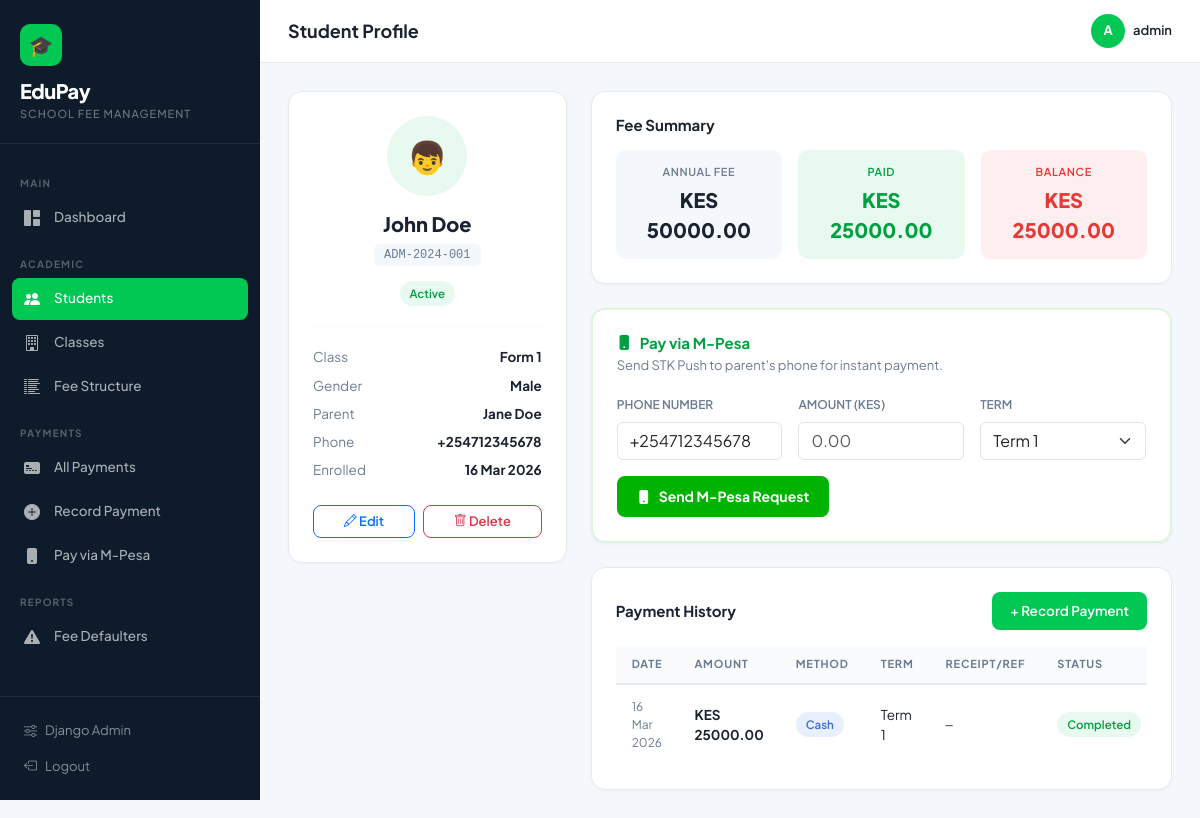
The app's page /students/2/ (signed in) with its own data.
### fees/models.py (models this page shows, shortened)
class Student(models.Model):
    GENDER_CHOICES = [('M', 'Male'), ('F', 'Female'), ('O', 'Other')]
    STATUS_CHOICES = [('active', 'Active'), ('inactive', 'Inactive'), ('graduated', 'Graduated')]
    admission_number = models.CharField(max_length=20, unique=True)
    first_name = models.CharField(max_length=100)
    last_name = models.CharField(max_length=100)
    gender = models.CharField(max_length=1, choices=GENDER_CHOICES)
    date_of_birth = models.DateField(null=True, blank=True)
    student_class = models.ForeignKey(Class, on_delete=models.SET_NULL, null=True, related_name='students')
    parent_name = models.CharField(max_length=200)
    parent_phone = models.CharField(max_length=15)  # Used for M-Pesa STK Push
    parent_email = models.EmailField(blank=True)
    status = models.CharField(max_length=10, choices=STATUS_CHOICES, default='active')
    date_enrolled = models.DateField(default=timezone.now)
    photo = models.ImageField(upload_to='students/', null=True, blank=True)
    class Meta:
        ordering = ['last_name', 'first_name']
    @property
    def full_name(self):
        return f"{self.first_name} {self.last_name}"
    @property
    def total_paid(self):
        return sum(p.amount for p in self.payments.filter(status='completed'))
    @property
    def balance(self):
        if self.student_class:
            return self.student_class.annual_fee - self.total_paid
        return 0
    @property
    def is_defaulter(self):
        return self.balance > 0

class Class(models.Model):
    name = models.CharField(max_length=50)          # e.g. "Form 1", "Grade 6"
    level = models.CharField(max_length=50, blank=True)
    annual_fee = models.DecimalField(max_digits=10, decimal_places=2, default=0)
    class Meta:
        verbose_name_plural = "Classes"
        ordering = ['name']

class Payment(models.Model):
    STATUS_CHOICES = [
        ('pending', 'Pending'),
        ('completed', 'Completed'),
        ('failed', 'Failed'),
        ('cancelled', 'Cancelled'),
    ]
    METHOD_CHOICES = [
        ('mpesa', 'M-Pesa'),
        ('cash', 'Cash'),
        ('bank', 'Bank Transfer'),
        ('cheque', 'Cheque'),
    ]
    TERM_CHOICES = [('1', 'Term 1'), ('2', 'Term 2'), ('3', 'Term 3'), ('annual', 'Annual')]
    student = models.ForeignKey(Student, on_delete=models.CASCADE, related_name='payments')
    amount = models.DecimalField(max_digits=10, decimal_places=2)
    method = models.CharField(max_length=10, choices=METHOD_CHOICES, default='mpesa')
    status = models.CharField(max_length=10, choices=STATUS_CHOICES, default='pending')
    term = models.CharField(max_length=10, choices=TERM_CHOICES, default='1')
    year = models.PositiveIntegerField(default=timezone.now().year)
    reference = models.CharField(max_length=100, blank=True)          # Receipt / M-Pesa ref
    mpesa_checkout_id = models.CharField(max_length=100, blank=True)  # STK push checkout ID
    mpesa_receipt = models.CharField(max_length=50, blank=True)       # Final M-Pesa receipt
    phone_number = models.CharField(max_length=15, blank=True)
    notes = models.TextField(blank=True)
    created_at = models.DateTimeField(auto_now_add=True)
    updated_at = models.DateTimeField(auto_now=True)
    class Meta:
        ordering = ['-created_at']

### fees/views.py (the view)
# urls.py: path('students/<int:pk>/', views.student_detail, name='student_detail'),
@login_required
def student_detail(request, pk):
    student = get_object_or_404(Student, pk=pk)
    payments = student.payments.all()
    mpesa_form = MpesaPaymentForm(initial={
        'student': student,
        'phone_number': student.parent_phone,
    })
    return render(request, 'fees/student_detail.html', {
        'student': student,
        'payments': payments,
        'mpesa_form': mpesa_form,
    })

### fees/templates/fees/student_detail.html (shortened to what this page needs)
{% extends 'base.html' %}
{% block page_title %}Student Profile{% endblock %}
{% block content %}
<div class="row g-4">
  <div class="col-md-4">
    <div class="ep-card text-center">
      {% if student.photo %}
        <img src="{{ student.photo.url }}" alt="{{ student.full_name }}" style="width:80px; height:80px; border-radius:50%; object-fit:cover; margin:0 auto 16px; display:block;">
      {% else %}
        <div style="width:80px; height:80px; background:#e8faf0; border-radius:50%; display:flex; align-items:center; justify-content:center; font-size:32px; margin:0 auto 16px;">
          {% if student.gender == 'M' %}👦{% elif student.gender == 'F' %}👧{% else %}🧑{% endif %}
        </div>
      {% endif %}
      <h5 style="font-weight:800; margin-bottom:4px;">{{ student.full_name }}</h5>
      <code style="font-size:12px; background:#f4f7fb; padding:4px 10px; border-radius:6px; color:#6b7c93;">{{ student.admission_number }}</code>
      <div class="mt-3">
        <span class="ep-badge {% if student.status == 'active' %}badge-completed{% else %}badge-failed{% endif %}">
          {{ student.get_status_display }}
        </span>
      </div>
      <hr style="border-color:#e4eaf0; margin: 20px 0;">
      <div class="text-start" style="font-size:13.5px;">
        <div class="d-flex justify-content-between mb-2">
          <span style="color:#6b7c93;">Class</span>
          <strong>{{ student.student_class.name|default:"—" }}</strong>
        </div>
        <div class="d-flex justify-content-between mb-2">
          <span style="color:#6b7c93;">Gender</span>
          <strong>{{ student.get_gender_display }}</strong>
        </div>
        <div class="d-flex justify-content-between mb-2">
          <span style="color:#6b7c93;">Parent</span>
          <strong>{{ student.parent_name }}</strong>
        </div>
        <div class="d-flex justify-content-between mb-2">
          <span style="color:#6b7c93;">Phone</span>
          <strong>{{ student.parent_phone }}</strong>
        </div>
        <div class="d-flex justify-content-between">
          <span style="color:#6b7c93;">Enrolled</span>
          <strong>{{ student.date_enrolled|date:"d M Y" }}</strong>
        </div>
      </div>
      <div class="mt-4 d-flex gap-2">
        <a href="{% url 'student_edit' student.pk %}" class="btn btn-outline-primary flex-fill" style="border-radius:8px; font-size:13px; font-weight:600;">
          <i class="bi bi-pencil"></i> Edit
        </a>
        <a href="{% url 'student_delete' student.pk %}" class="btn btn-outline-danger flex-fill" style="border-radius:8px; font-size:13px; font-weight:600;">
          <i class="bi bi-trash"></i> Delete
        </a>
      </div>
    </div>
  </div>
  <div class="col-md-8">
    <div class="ep-card mb-4">
      <h6 style="font-weight:700; font-size:15px; margin-bottom:16px;">Fee Summary</h6>
      <div class="row g-3">
        <div class="col-4">
          <div style="background:#f4f7fb; border-radius:10px; padding:14px; text-align:center;">
            <div style="font-size:11px; color:#6b7c93; font-weight:600; text-transform:uppercase; letter-spacing:.6px;">Annual Fee</div>
            <div style="font-size:20px; font-weight:800; margin-top:4px;">KES {{ student.student_class.annual_fee|default:"0" }}</div>
          </div>
        </div>
        <div class="col-4">
          <div style="background:#e8faf0; border-radius:10px; padding:14px; text-align:center;">
            <div style="font-size:11px; color:#00a040; font-weight:600; text-transform:uppercase; letter-spacing:.6px;">Paid</div>
            <div style="font-size:20px; font-weight:800; margin-top:4px; color:#00a040;">KES {{ student.total_paid }}</div>
          </div>
        </div>
        <div class="col-4">
          <div style="background:{% if student.is_defaulter %}#ffeef0{% else %}#e8faf0{% endif %}; border-radius:10px; padding:14px; text-align:center;">
            <div style="font-size:11px; color:{% if student.is_defaulter %}#e53935{% else %}#00a040{% endif %}; font-weight:600; text-transform:uppercase; letter-spacing:.6px;">Balance</div>
            <div style="font-size:20px; font-weight:800; margin-top:4px; color:{% if student.is_defaulter %}#e53935{% else %}#00a040{% endif %};">
              {% if student.is_defaulter %}KES {{ student.balance }}{% else %}Cleared ✓{% endif %}
            </div>
          </div>
        </div>
      </div>
    </div>
    <div class="ep-card mb-4" style="border:2px solid #00b30022;">
      <h6 style="font-weight:700; font-size:15px; margin-bottom:4px; color:#00a040;">
        <i class="bi bi-phone-fill me-2"></i>Pay via M-Pesa
      </h6>
      <p style="font-size:13px; color:#6b7c93; margin-bottom:16px;">Send STK Push to parent's phone for instant payment.</p>
      <form method="post" action="{% url 'mpesa_pay' %}">
        <div class="row g-3">
          <div class="col-md-4">
            <label class="form-label" style="font-size:12px; font-weight:600; color:#6b7c93;">PHONE NUMBER</label>
            <input type="text" name="phone_number" class="form-control" value="{{ student.parent_phone }}" placeholder="07XXXXXXXX">
          </div>
          <div class="col-md-4">
            <label class="form-label" style="font-size:12px; font-weight:600; color:#6b7c93;">AMOUNT (KES)</label>
            <input type="number" name="amount" class="form-control" placeholder="0.00" min="1">
          </div>
          <div class="col-md-4">
            <label class="form-label" style="font-size:12px; font-weight:600; color:#6b7c93;">TERM</label>
            <select name="term" class="form-select">
              <option value="1">Term 1</option>
            </select>
          </div>
          <div class="col-12">
            <button type="submit" class="btn-mpesa btn">
              <i class="bi bi-phone-fill"></i> Send M-Pesa Request
            </button>
          </div>
        </div>
      </form>
    </div>
    <div class="ep-card">
      <div class="d-flex justify-content-between align-items-center mb-3">
        <h6 style="font-weight:700; font-size:15px; margin:0;">Payment History</h6>
        <a href="{% url 'payment_create' %}?student={{ student.pk }}" class="btn-ep btn btn-sm">+ Record Payment</a>
      </div>
      <div class="table-responsive">
        <table class="ep-table">
          <thead>
            <tr><th>Date</th><th>Amount</th><th>Method</th><th>Term</th><th>Receipt/Ref</th><th>Status</th></tr>
          </thead>
          <tbody>
            {% for p in payments %}
            <tr>
              <td style="font-size:12px; color:#6b7c93;">{{ p.created_at|date:"d M Y" }}</td>
              <td><strong>KES {{ p.amount }}</strong></td>
              <td>
                <span class="ep-badge {% if p.method == 'mpesa' %}badge-mpesa{% else %}badge-cash{% endif %}">
                  {{ p.get_method_display }}
                </span>
              </td>
              <td>Term {{ p.term }}</td>
              <td style="font-family:'DM Mono', monospace; font-size:12px;">{{ p.mpesa_receipt|default:p.reference|default:"—" }}</td>
              <td><span class="ep-badge badge-{{ p.status }}">{{ p.get_status_display }}</span></td>
            </tr>
            {% empty %}
            <tr><td colspan="6" class="text-center py-4" style="color:#6b7c93;">No payments yet.</td></tr>
            {% endfor %}
          </tbody>
        </table>
      </div>
    </div>
  </div>
</div>
{% endblock %}

### templates/base.html (shortened to what this page needs)
<!DOCTYPE html>
<html lang="en">
<head>
  <link href="https://cdn.jsdelivr.net/npm/bootstrap@5.3.2/dist/css/bootstrap.min.css" rel="stylesheet">
  <link href="https://cdn.jsdelivr.net/npm/bootstrap-icons@1.11.3/font/bootstrap-icons.css" rel="stylesheet">
</head>
<body>
<aside class="sidebar" id="sidebar">
  <div class="sidebar-brand">
    <div class="brand-icon">🎓</div>
    <div class="brand-name">EduPay</div>
    <div class="brand-sub">School Fee Management</div>
  </div>
  <nav class="sidebar-nav">
    <div class="nav-section-label">Main</div>
    <a href="{% url 'dashboard' %}" class="sidebar-link {% if request.resolver_match.url_name == 'dashboard' or request.resolver_match.url_name == 'home' %}active{% endif %}">
      <i class="bi bi-grid-1x2-fill"></i> Dashboard
    </a>
    <div class="nav-section-label">Academic</div>
    <a href="{% url 'student_list' %}" class="sidebar-link {% if 'student' in request.resolver_match.url_name %}active{% endif %}">
      <i class="bi bi-people-fill"></i> Students
    </a>
    <a href="{% url 'class_list' %}" class="sidebar-link {% if 'class' in request.resolver_match.url_name %}active{% endif %}">
      <i class="bi bi-building"></i> Classes
    </a>
    <a href="{% url 'fee_structure_list' %}" class="sidebar-link {% if 'fee_structure' in request.resolver_match.url_name %}active{% endif %}">
      <i class="bi bi-list-columns-reverse"></i> Fee Structure
    </a>
    <div class="nav-section-label">Payments</div>
    <a href="{% url 'payment_list' %}" class="sidebar-link {% if request.resolver_match.url_name == 'payment_list' %}active{% endif %}">
      <i class="bi bi-credit-card-2-front-fill"></i> All Payments
    </a>
    <a href="{% url 'payment_create' %}" class="sidebar-link {% if request.resolver_match.url_name == 'payment_create' %}active{% endif %}">
      <i class="bi bi-plus-circle-fill"></i> Record Payment
    </a>
    <a href="{% url 'mpesa_pay' %}" class="sidebar-link {% if 'mpesa' in request.resolver_match.url_name %}active{% endif %}">
      <i class="bi bi-phone-fill"></i> Pay via M-Pesa
    </a>
    <div class="nav-section-label">Reports</div>
    <a href="{% url 'defaulters_report' %}" class="sidebar-link {% if 'defaulters' in request.resolver_match.url_name %}active{% endif %}">
      <i class="bi bi-exclamation-triangle-fill"></i> Fee Defaulters
    </a>
  </nav>
  <div class="sidebar-footer">
    <a href="/admin/">
      <i class="bi bi-sliders"></i> Django Admin
    </a>
    <a href="{% url 'logout' %}">
      <i class="bi bi-box-arrow-left"></i> Logout
    </a>
  </div>
</aside>
<div class="main-wrap">
  <header class="topbar">
    <h1 class="page-title">{% block page_title %}Dashboard{% endblock %}</h1>
    <div class="topbar-right">
      <div class="user-badge">
        <div class="user-avatar">{{ request.user.username|first|upper }}</div>
        <span>{{ request.user.username }}</span>
      </div>
    </div>
  </header>
  <main class="page-content">
    {% block content %}{% endblock %}
  </main>
</div>
</body>
</html>

### records on screen
Student: full_name "John Doe", admission_number "ADM-2024-001", status "Active", student_class.name "Form 1", gender "Male", parent_name "Jane Doe", parent_phone "+254712345678", date_enrolled "16 Mar 2026", student_class.annual_fee "50000.00", total_paid "25000.00", balance "25000.00", phone_number "+254712345678"
Payment: created_at "16 Mar 2026", amount "25000.00", method "Cash", term "1", mpesa_receipt "—", status "Completed"

### other values on screen
{{ request.user.username|first|upper }} "A"
{{ request.user.username }} "admin"
